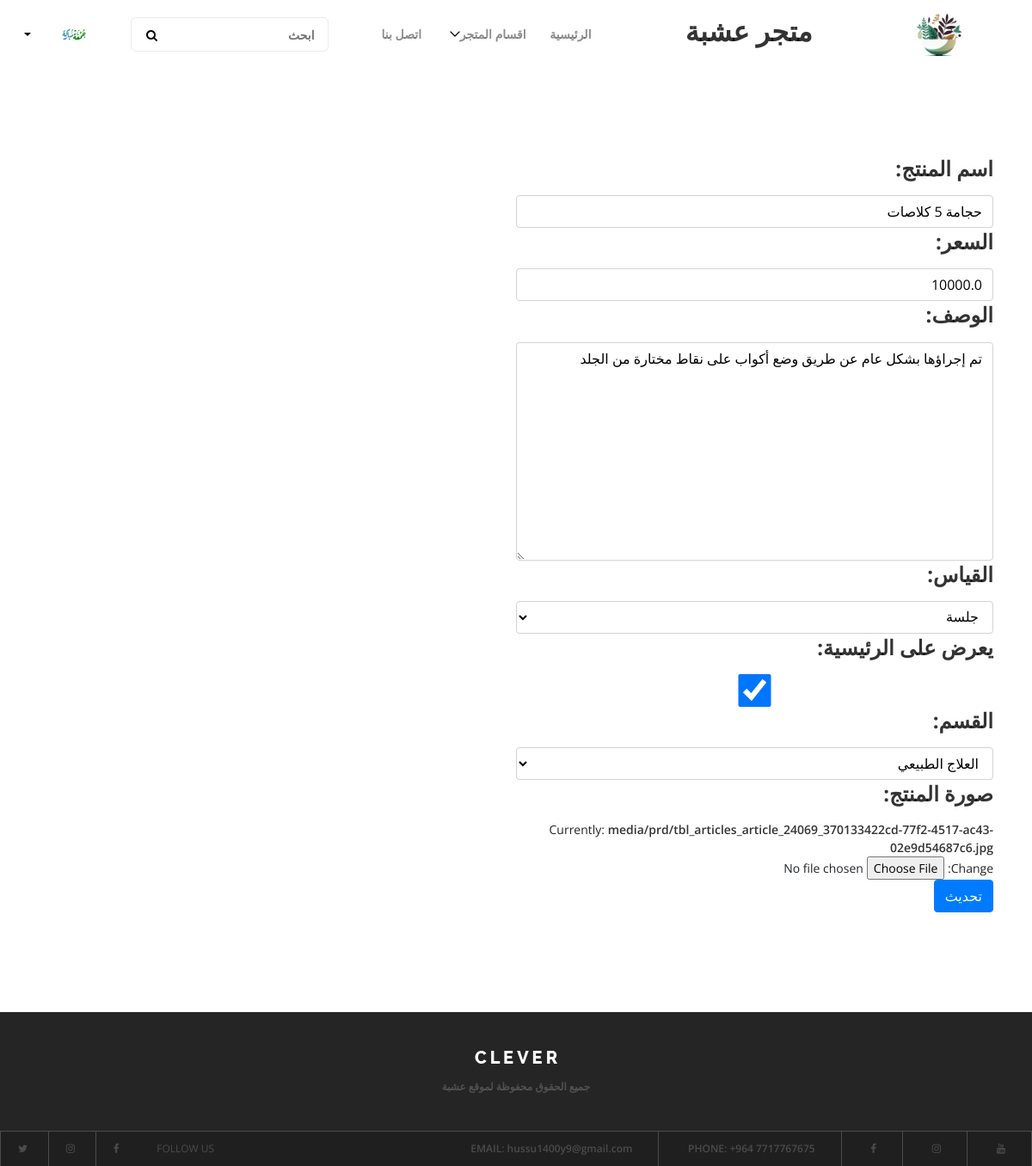
The app's page /editprd/1 (signed in) with its own data.
### accounts/models.py (models this page shows, shortened)
class Profile(models.Model):
   user_id = models.OneToOneField(User, on_delete=models.CASCADE)
   phone = models.BigIntegerField(verbose_name='رقم الهاتف')
   img = models.ImageField(upload_to='media/usrimg/', default='media/usrimg/default.png', verbose_name='الصورة')

### products/models.py (models this page shows, shortened)
class Product(models.Model):
    prd_name = models.CharField(max_length=500, verbose_name="اسم المنتج")
    prd_price = models.IntegerField(verbose_name="السعر",default=0)
    description = models.CharField(max_length=1500,verbose_name="الوصف")
    img = models.ImageField( upload_to="media/prd/", default='media/prd/default.png', verbose_name="صورة المنتج")
    up_date = models.DateField(auto_now=False, auto_now_add=True,verbose_name="تاريخ الرفع")
    recommended = models.BooleanField(verbose_name="يعرض على الرئيسية")
    sold = models.BooleanField(verbose_name="مباع")
    unit=models.CharField(verbose_name="القياس",max_length=140,default="",choices=units)
    discount = models.IntegerField(verbose_name="الخصم", default=0)
    cat_id = models.ForeignKey(Category, on_delete=models.CASCADE,verbose_name="القسم",null=True)
    slug = models.SlugField(verbose_name="Slug",blank=True , null=True)
    total = models.FloatField(verbose_name="السعر الكلي",default=0)

### products/views.py (the view)
# urls.py: path('editprd/<int:pk>', editprd, name="editprd"),
def editprd(request, pk):
    if request.user.is_authenticated:
        if request.user.is_staff:
            user = Profile.objects.get(user_id=request.user)
            prd = Product.objects.filter(pk=pk).first()
            category = Category.objects.all()
            if request.method == "POST":
                pr = prdedit(data=request.POST, instance=prd)
                if pr.is_valid():
                    prr = pr.save()
                    return redirect('details' ,pk)
            else:
                pr = prdedit(instance=prd)
            return render(request, 'editprd.html', {'cats': category, 'prds': prd, 'pr': pr, 'users': user})
        else:
            return redirect('details' ,pk)
    else:
        return redirect('details' ,pk)

### products/forms.py
class prdedit(forms.ModelForm):
    class Meta():
        model = Product
        fields = ('prd_name', 'prd_price', 'description', 'unit', 'recommended', 'cat_id','img')
        widgets = {
            'prd_name': forms.TextInput(attrs={'class': 'form-control'}),
            'prd_price': forms.TextInput(attrs={'class': 'form-control'}),
            'description': forms.Textarea(attrs={'class': 'form-control'}),
            'unit': forms.Select(attrs={'class': 'form-control'}),
            'recommended': forms.CheckboxInput(attrs={'class': 'form-control'}),
            'cat_id': forms.Select(attrs={'class': 'form-control'}),
        }

### products/models.py (called while the page is built)
    def __str__(self):
        return self.cat_name

### products/templates/editprd.html (shortened to what this page needs)
{% extends 'base.html' %}
{% block container %}
    <div class="container">
    <form action="" method="POST" class="post-form" enctype="multipart/form-data" style="width:50%">
        <div class="form-group">
            {% for field in pr %}
                <span>
                    <h4 style="text-align: right;">
                        {{ field.label_tag }}
                    </h4>
               {{ field }}
                </span>
        {% endfor %}
        <br>
        <button type="submit" class="btn btn-primary">تحديث</button>
    </form></div>
{%  endblock %}

### templates/base.html (shortened to what this page needs)
<!DOCTYPE html>
{% load static %}
<html dir="ltr">
<head>
    <link type="text/css" href="{% static 'css\style.css' %} " rel="stylesheet" />
    <link href="{% static 'style.css' %} " rel="stylesheet" />
</head>
<body  dir="rtl" style="text-align: right">
    <header class="header-area">
        <div class="clever-main-menu">
            <div class="classy-nav-container breakpoint-off">
                <nav class="classy-navbar justify-content-between" id="cleverNav">
                    <a class="nav-brand" href="{% url 'home' %}"><img src="{% static 'img/core-img/122.png' %}" alt=""  width=100px></a>
<H2 class="navbar-expand-md">متجر عشبة</H2>
                    <div class="classy-menu">
                        <div class="classynav">
                            <ul>
                                <li><a href="{% url 'home' %}">الرئيسية</a></li>
                                <li><a href="#" >اقسام المتجر</a>
                                </li>
                                <li><a href="{% url 'home' %}">اتصل بنا</a></li>
                            </ul>
                            {% block search %}
                                <div class="search-area">
                                <form action="#" method="post">
                                    <input type="search" name="search" id="search" placeholder="ابحث">
                                    <button type="submit"><i class="fa fa-search" aria-hidden="true"></i></button>
                                </form>
                            </div>
{% endblock search %}
							{% if request.user.is_authenticated %}
							<div class="login-state d-flex align-items-center">
                                <div class=" ">
                                    <img class="avatar" src="{{users.img.url}}" alt="">
                                </div>
                                <div class="user-name mr-30">
                                    <div class="dropdown">
                                        <a class="dropdown-toggle" href="#" role="button" id="userName" data-toggle="dropdown" aria-haspopup="true" aria-expanded="false">{{users.user_id.first_name}}</a>
                                    </div>
                                </div>
							</div>
							{% else %}
							<div class="register-login-area">
                                <a href="{% url 'reg' %}" class="btn">تسجيل</a>
								<a href="{% url 'login' %}" class="btn active">تسجيل الدخول</a>
                            </div>
							{% endif %}
						</div>
                    </div>
                </nav>
            </div>
        </div>
    </header>
    <section class="popular-courses-area section-padding-100">
		{% block container %}
		{% endblock container %}
    </section>
    <footer class="footer-area">
        <div class="top-footer-area">
            <div class="container">
                <div class="row">
                    <div class="col-12">
                        <div class="footer-logo">
                            <a href="index.html"><img src="img/core-img/logo2.png" alt=""></a>
                        </div>
                        <p><a href="#">
<a href="{% url 'home' %}" >جميع الحقوق محفوظة لموقع عشبة  </a>
</p>
                    </div>
                </div>
            </div>
        </div>
        <div class="bottom-footer-area d-flex justify-content-between align-items-center">
            <div class="contact-info">
                <a href="https://www.youtube.com/@hussu1400"><i class="fa fa-youtube" aria-hidden="true"></i></a>
                 <a href="#"><i class="fa fa-instagram" aria-hidden="true"></i></a>
                <a href="https://www.facebook.com/marks.aliakbar"><i class="fa fa-facebook" aria-hidden="true"></i></a>
                <a href="#"><span>Phone:</span> +964 7717767675</a>
                <a href="#"><span>Email:</span> hussu1400y9@gmail.com</a>
            </div>
            <div class="follow-us">
                <span>Follow us</span>
                <a href="#"><i class="fa fa-facebook" aria-hidden="true"></i></a>
                <a href="#"><i class="fa fa-instagram" aria-hidden="true"></i></a>
                <a href="#"><i class="fa fa-twitter" aria-hidden="true"></i></a>
            </div>
        </div>
    </footer>
</body>
</html>

### static/style.css (style rules this page uses)
* { margin: 0; padding: 0; }
body { font-family: "Open Sans", sans-serif; font-size: 14px; font-weight: 400; }
h1, h2, h3, h4, h5, h6 { color: rgba(0, 0, 0, 0.8); line-height: 1.3; font-weight: 700; }
p { font-family: "Raleway", sans-serif; color: #5a5a5a; font-size: 14px; line-height: 1.8; font-weight: 400; }
a, a:hover, a:focus { -webkit-transition-duration: 500ms; transition-duration: 500ms; text-decoration: none; outline: 0 solid transparent; color: rgba(0, 0, 0, 0.8); font-weight: 600; font-size: 14px; }
ul, ol { margin: 0; }
ul li, ol li { list-style: none; }
img { height: auto; max-width: 100%; }
.mr-30 { margin-right: 30px !important; }
.section-padding-100 { padding-top: 100px; padding-bottom: 100px; }
.header-area { position: relative; z-index: 200; }
.clever-main-menu { position: relative; z-index: 1; width: 100%; height: 80px; }
.clever-main-menu .classy-navbar { height: 80px; }
.clever-main-menu .classynav ul li a { color: rgba(0, 0, 0, 0.45); font-weight: 600; }
.clever-main-menu .search-area { position: relative; z-index: 1; }
.clever-main-menu .search-area form { position: relative; z-index: 10; width: 230px; height: 40px; margin: 0 50px; }
.clever-main-menu .search-area form input { width: 100%; height: 40px; border-radius: 6px; border: 1px solid #ebebeb; padding: 0 15px 0 50px; font-size: 14px; color: rgba(0, 0, 0, 0.35); font-weight: 600; -webkit-transition-duration: 500ms; transition-duration: 500ms; }
.clever-main-menu .search-area form button { position: absolute; width: 50px; height: 40px; background-color: transparent; top: 0; left: 0; z-index: 10; border: none; text-align: center; cursor: pointer; outline: none; }
.login-state { position: relative; z-index: 1; }
.login-state .user-name .dropdown .dropdown-toggle { font-size: 14px; font-weight: 700; color: #000; }
.popular-courses-area { position: relative; z-index: 1; background-repeat: repeat; }
.top-footer-area { position: relative; z-index: 1; background-color: #252525; padding: 40px 0; text-align: center; border-bottom: 1px solid #4c4c4c; }
.top-footer-area .footer-logo { display: block; margin-bottom: 15px; }
.top-footer-area p { margin-bottom: 0; font-size: 12px; color: rgba(255, 255, 255, 0.2); font-family: "Open Sans", sans-serif; }
.top-footer-area p a { color: rgba(255, 255, 255, 0.2); font-size: 12px; font-family: "Open Sans", sans-serif; }
.bottom-footer-area { position: relative; z-index: 1; width: 100%; height: 40px; background-color: #1f1f1f; }
.bottom-footer-area .contact-info { position: relative; z-index: 1; }
.bottom-footer-area .contact-info a { display: inline-block; height: 40px; padding: 0 30px; line-height: 40px; color: rgba(255, 255, 255, 0.2); font-size: 12px; border-right: 1px solid #4c4c4c; }
.bottom-footer-area .contact-info a span { text-transform: uppercase; }
.bottom-footer-area .follow-us { position: relative; z-index: 1; }
.bottom-footer-area .follow-us span { display: inline-block; height: 40px; padding: 0 20px; line-height: 40px; color: rgba(255, 255, 255, 0.2); font-size: 12px; text-transform: uppercase; }
.bottom-footer-area .follow-us a { display: inline-block; height: 40px; padding: 0 20px; line-height: 40px; color: rgba(255, 255, 255, 0.2); font-size: 12px; border-left: 1px solid #4c4c4c; }

### records on screen
Profile: img (picture)
Product: pr "حجامة 5 كلاصات" "10000.0" "تم إجراؤها بشكل عام عن طريق وضع أكواب على نقاط مختارة من الجلد" "جلسة" "☑" "العلاج الطبيعي"

### other values on screen
{{ field.label_tag }} "اسم المنتج:" "السعر:" "الوصف:" "القياس:" "يعرض على الرئيسية:" "القسم:" "صورة المنتج:"
